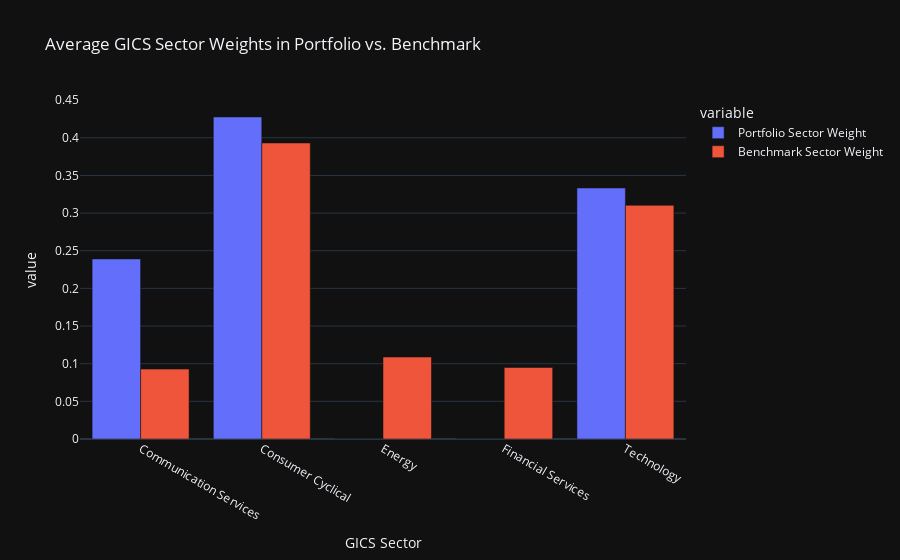

Notebook source saved alongside this figure:
### Markdown cell above
### Demo visualizations

### Code cell
average_sector_weights  = merged_data[['Date', 'GICS Sector', 'Portfolio Sector Weight', 'Benchmark Sector Weight']].drop_duplicates().groupby(['GICS Sector']).mean()

# Now create a Plotly bar chart
fig = px.bar(
    average_sector_weights.reset_index(),  # Reset index to use 'GICS Sector' as a column
    x='GICS Sector',
    y=['Portfolio Sector Weight', 'Benchmark Sector Weight'],
    barmode='group',
    title='Average GICS Sector Weights in Portfolio vs. Benchmark'
)

fig.update_layout(
    template='plotly_dark',
)

# Show the figure
fig

### Figure 1 — Plotly figure (JSON) as saved in the notebook; plotly's stock layout.template omitted (floating-point values rounded to 4 significant figures)
{"data": [{"alignmentgroup": "True", "hovertemplate": "variable=Portfolio Sector Weight<br>GICS Sector=%{x}<br>value=%{y}<extra></extra>", "legendgroup": "Portfolio Sector Weight", "marker": {"color": "#636efa", "pattern": {"shape": ""}}, "name": "Portfolio Sector Weight", "offsetgroup": "Portfolio Sector Weight", "orientation": "v", "showlegend": true, "textposition": "auto", "type": "bar", "x": ["Communication Services", "Consumer Cyclical", "Energy", "Financial Services", "Technology"], "xaxis": "x", "y": [0.2391, 0.4276, 0, 0, 0.3333], "yaxis": "y"}, {"alignmentgroup": "True", "hovertemplate": "variable=Benchmark Sector Weight<br>GICS Sector=%{x}<br>value=%{y}<extra></extra>", "legendgroup": "Benchmark Sector Weight", "marker": {"color": "#EF553B", "pattern": {"shape": ""}}, "name": "Benchmark Sector Weight", "offsetgroup": "Benchmark Sector Weight", "orientation": "v", "showlegend": true, "textposition": "auto", "type": "bar", "x": ["Communication Services", "Consumer Cyclical", "Energy", "Financial Services", "Technology"], "xaxis": "x", "y": [0.09284, 0.3931, 0.1088, 0.09498, 0.3103], "yaxis": "y"}], "layout": {"barmode": "group", "legend": {"title": {"text": "variable"}, "tracegroupgap": 0}, "title": {"text": "Average GICS Sector Weights in Portfolio vs. Benchmark"}, "xaxis": {"anchor": "y", "domain": [0, 1], "title": {"text": "GICS Sector"}}, "yaxis": {"anchor": "x", "domain": [0, 1], "title": {"text": "value"}}}}
